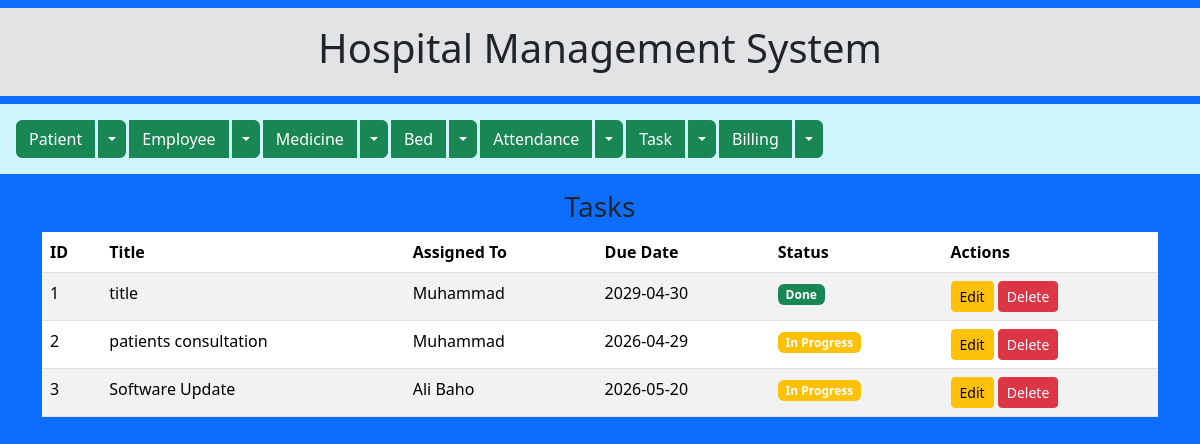
The app's page /view_update_task with its own data.
### models/models_task.py (models this page shows)
class Task(db.Model):
    id = db.Column(db.Integer, primary_key=True)
    title = db.Column(db.String(100))
    description = db.Column(db.String(300))
    assigned_to = db.Column(db.Integer, db.ForeignKey('employee.id'))
    due_date = db.Column(db.String(20))
    status = db.Column(db.String(20), default='Pending')  # Pending / In Progress / Done

### models/models_employee.py (models this page shows)
class Employee(db.Model):
    id = db.Column(db.Integer, primary_key=True)
    name = db.Column(db.String(100))
    age = db.Column(db.Integer)
    phone = db.Column(db.String(20))
    address = db.Column(db.String(200))
    role = db.Column(db.String(50))        # Doctor, Nurse, Admin...
    department = db.Column(db.String(100))
    salary = db.Column(db.Float)

### app.py (the view)
@app.route('/view_update_task')
def view_update_task():
    tasks = get_all_tasks()
    employees = get_all_employees()
    return render_template('view_update_task.html', tasks=tasks, employees=employees)

### services/services_employee.py (called while the page is built)
def get_all_employees():
    return Employee.query.all()

### services/services_task.py (called while the page is built)
def get_all_tasks():
    return Task.query.all()

### templates/view_update_task.html
{% extends "base.html" %}
{% block content %}
<h3 class="text-center mt-2">Tasks</h3>
<table class="table table-striped">
    <thead><tr><th>ID</th><th>Title</th><th>Assigned To</th><th>Due Date</th><th>Status</th><th>Actions</th></tr></thead>
    <tbody>
        {% for task in tasks %}
        <tr>
            <td>{{ task.id }}</td><td>{{ task.title }}</td>
            <td>{% for emp in employees %}{% if emp.id == task.assigned_to %}{{ emp.name }}{% endif %}{% endfor %}</td>
            <td>{{ task.due_date }}</td>
            <td><span class="badge {% if task.status == 'Done' %}bg-success{% elif task.status == 'In Progress' %}bg-warning{% else %}bg-secondary{% endif %}">{{ task.status }}</span></td>
            <td>
                <a href="/edit_task/{{ task.id }}" class="btn btn-warning btn-sm">Edit</a>
                <a href="/delete_task/{{ task.id }}" class="btn btn-danger btn-sm" onclick="return confirm('Delete?')">Delete</a>
            </td>
        </tr>
        {% endfor %}
    </tbody>
</table>
{% endblock %}

### templates/base.html (shortened to what this page needs)
<!DOCTYPE html>
<html lang="en">
<head>
    <link href="https://cdn.jsdelivr.net/npm/bootstrap@5.3.8/dist/css/bootstrap.min.css" rel="stylesheet">
</head>
<body class="bg-primary">
<div class="container-fluid mt-2 p-3 bg-secondary-subtle text-dark">
    <h1 class="text-center">Hospital Management System</h1>
</div>
<div class="container-fluid mt-2 p-3 bg-info-subtle text-dark">
    <div class="btn-group flex-wrap gap-1">
        <button class="btn btn-success">Patient</button>
        <button class="btn btn-success dropdown-toggle dropdown-toggle-split" data-bs-toggle="dropdown"></button>
        <button class="btn btn-success">Employee</button>
        <button class="btn btn-success dropdown-toggle dropdown-toggle-split" data-bs-toggle="dropdown"></button>
        <button class="btn btn-success">Medicine</button>
        <button class="btn btn-success dropdown-toggle dropdown-toggle-split" data-bs-toggle="dropdown"></button>
        <button class="btn btn-success">Bed</button>
        <button class="btn btn-success dropdown-toggle dropdown-toggle-split" data-bs-toggle="dropdown"></button>
        <button class="btn btn-success">Attendance</button>
        <button class="btn btn-success dropdown-toggle dropdown-toggle-split" data-bs-toggle="dropdown"></button>
        <button class="btn btn-success">Task</button>
        <button class="btn btn-success dropdown-toggle dropdown-toggle-split" data-bs-toggle="dropdown"></button>
        <button class="btn btn-success">Billing</button>
        <button class="btn btn-success dropdown-toggle dropdown-toggle-split" data-bs-toggle="dropdown"></button>
    </div>
</div>
<div class="container mt-3">
    {% block content %}{% endblock %}
</div>
</body>
</html>

### records on screen
Task: id "1", title "title", due_date "2029-04-30", status "Done"
Employee: name "Muhammad"
Task: id "2", title "patients consultation", due_date "2026-04-29", status "In Progress"
Task: id "3", title "Software Update", due_date "2026-05-20", status "In Progress"
Employee: name "Ali Baho"
